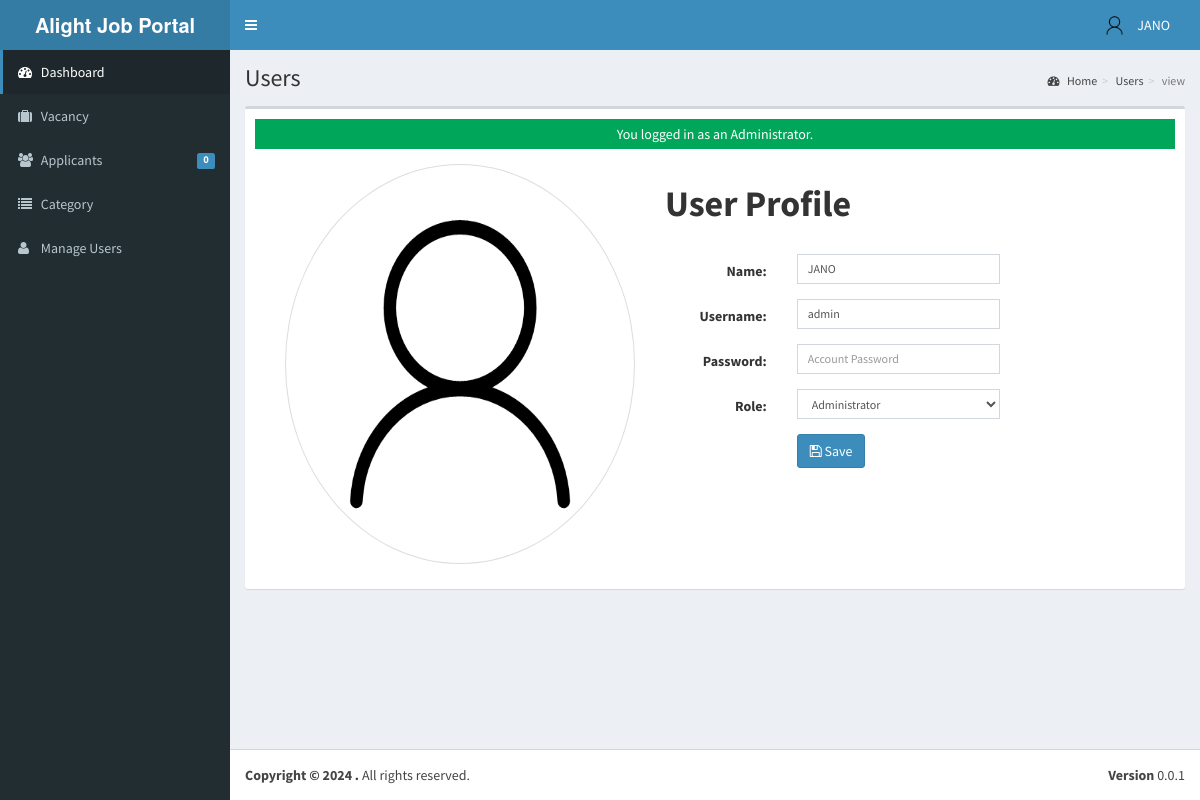
/admin/user/index.php?view=view&id=00018 (signed in), run on an earlier commit of the app's database.
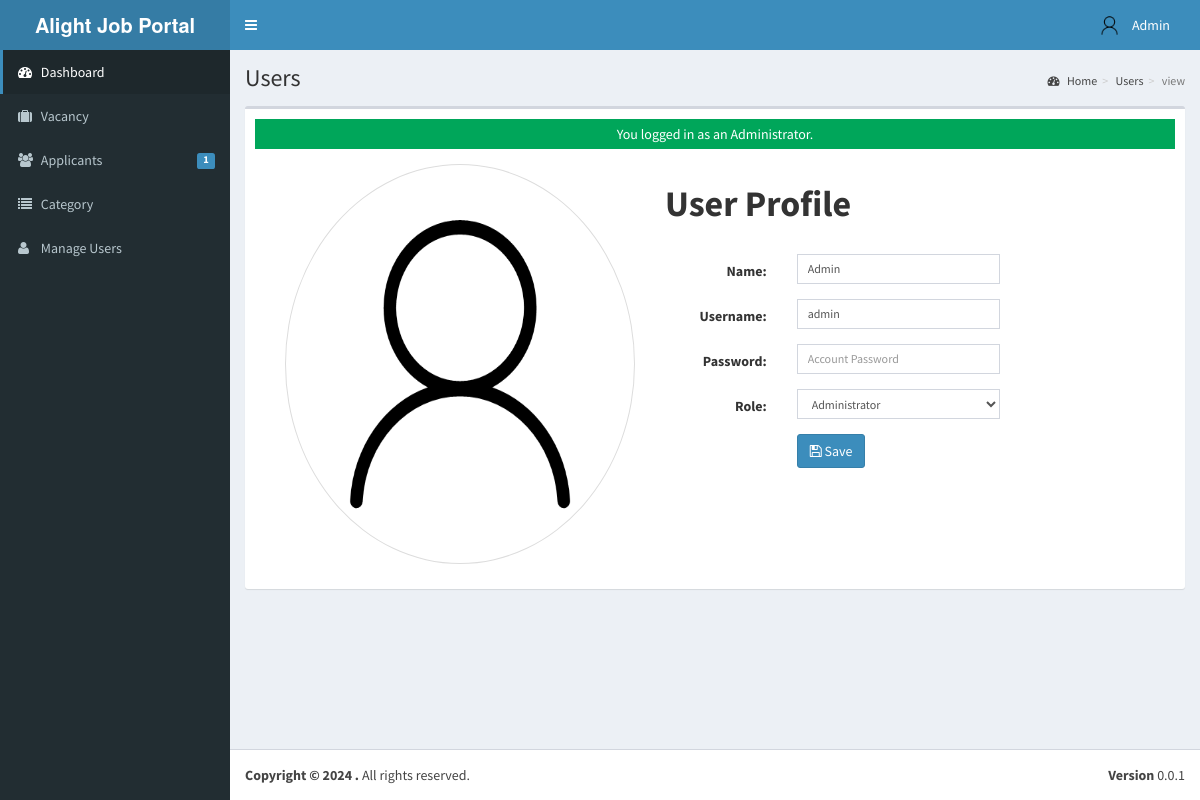
And on a later commit of the database.
### tables this page shows
CREATE TABLE `tblusers` (
  `USERID` varchar(30) NOT NULL,
  `FULLNAME` varchar(40) NOT NULL,
  `USERNAME` varchar(90) NOT NULL,
  `PASS` varchar(90) NOT NULL,
  `ROLE` varchar(30) NOT NULL,
  `PICLOCATION` varchar(255) NOT NULL
);

### admin/user/index.php (called while the page is built, shortened)
<?php
require_once("../../include/initialize.php");
 $title="Users";
require_once ("../theme/templates.php");
?>

### include/database.php (called while the page is built, shortened)
<?php
class Database {
	var $query = '';
	public $conn;
	public function open_connection() {
		try {
		$this->conn = new PDO("mysql:host=".server.";dbname=".database_name. "", user,pass);
		$this->conn->setAttribute(PDO::ATTR_ERRMODE, PDO::ERRMODE_EXCEPTION);
		}catch(PDOException $e){
			echo "Problem in database connection! Contact administrator!". $e->getMessage();
		}
	}
	function setQuery($sql='') {
		try {
		   $this->sql_string=$sql;
			$this->query = $this->conn->prepare($this->sql_string);
			$this->query->execute();
		  } catch (PDOException $e) {
		    echo "Failed to get query handle: " . $e->getMessage() . "\n";
		    exit;
		  }
	}
	function loadSingleResult() {
		$results = $this->query->fetch(PDO::FETCH_OBJ);
		return $results;
	}
}
$mydb = new Database();
?>

### include/accounts.php (called while the page is built, shortened)
<?php
require_once(LIB_PATH.DS.'database.php');
class User {
	protected static  $tblname = "tblusers";
	function single_user($id=""){
			global $mydb;
			$mydb->setQuery("SELECT * FROM ".self::$tblname."
				Where USERID= '{$id}' LIMIT 1");
			$cur = $mydb->loadSingleResult();
			return $cur;
	}
}
?>

### include/function.php (called while the page is built, shortened)
<?php
function currentpage(){
		$this_page = $_SERVER['SCRIPT_NAME'];
	    $bits = explode('/',$this_page);
		 return $bits[3];
	}
		?>

### admin/user/view.php (the view, shortened to what the changed rows need)
<?php
  @$USERID = $_SESSION['ADMIN_USERID'];
  $user = New User();
  $singleuser = $user->single_user($USERID);
  ?>
<div class="container">
<div class="panel-body inf-content">
    <div class="row">
        <div class="col-md-6">
            <h1><strong>User Profile</strong></h1><br>
             <form class="form-horizontal span6" action="controller.php?action=edit&view=" method="POST">
                  <div class="form-group">
                    <div class="col-md-8">
                      <div class="col-md-8">
                         <input class="form-control input-sm" id="U_NAME" name="U_NAME" placeholder=
                            "Account Name" type="text" value="<?php echo $singleuser->FULLNAME; ?>">
                      </div>
                    </div>
                  </div>
                  <div class="form-group">
                    <div class="col-md-8">
                      <div class="col-md-8">
                         <input class="form-control input-sm" id="U_USERNAME" name="U_USERNAME" placeholder=
                            "Email Address" type="text" value="<?php echo $singleuser->USERNAME; ?>">
                      </div>
                    </div>
                  </div>
                  <div class="form-group">
                    <div class="col-md-8">
                      <div class="col-md-8">
                       <select class="form-control input-sm" name="U_ROLE" id="U_ROLE">
                          <option value="Administrator"  <?php echo ($singleuser->ROLE=='Administrator') ? 'selected="true"': '' ; ?>>Administrator</option>
                        </select>
                      </div>
                    </div>
                  </div>
        </form>
        </div>
    </div>
</div>
</div>

### admin/theme/templates.php (shortened to what the changed rows need)
<!DOCTYPE html>
<html>
    <head>
        <link rel="stylesheet" href="<?php echo web_root;?>bootstrap/css/bootstrap.min.css">
        <link rel="stylesheet" href="<?php echo web_root;?>plugins/font-awesome/css/font-awesome.min.css">
        <link rel="stylesheet" href="<?php echo web_root;?>dist/css/AdminLTE.min.css">
        <link rel="stylesheet" href="<?php echo web_root;?>dist/css/skins/_all-skins.min.css">
        <link rel="stylesheet" href="<?php echo web_root;?>plugins/iCheck/flat/blue.css">
        <link rel="stylesheet" href="<?php echo web_root;?>plugins/morris/morris.css">
        <link rel="stylesheet" href="<?php echo web_root;?>plugins/jvectormap/jquery-jvectormap-1.2.2.css">
        <link href="<?php echo web_root; ?>plugins/datepicker/bootstrap-datetimepicker.min.css" rel="stylesheet" media="screen">
        <link rel="stylesheet" href="<?php echo web_root;?>plugins/dataTables/jquery.dataTables.min.css">
        <link rel="stylesheet" href="<?php echo web_root;?>plugins/bootstrap-wysihtml5/bootstrap3-wysihtml5.min.css">
    </head>
 <body class="hold-transition skin-blue fixed sidebar-mini">
<div class="wrapper">
  <header class="main-header">
    <nav class="navbar navbar-static-top" role="navigation">
      <div class="navbar-custom-menu">
        <ul class="nav navbar-nav">
          <?php
              $user = New User();
              $singleuser = $user->single_user($_SESSION['ADMIN_USERID']);
          ?>
          <li class="dropdown user user-menu" style="padding-right: 15px;"  >
            <a href="#" class="dropdown-toggle" data-toggle="dropdown">
              <img src="<?php echo web_root.'admin/user/photos/user.png';?>" class="user-image" alt="User Image">
              <span class="hidden-xs"><?php echo $singleuser->FULLNAME; ?></span>
            </a>
          </li>
        </ul>
      </div>
    </nav>
  </header>
  <aside class="main-sidebar">
    <section class="sidebar">
      <ul class="sidebar-menu">
        <li class="<?php echo (currentpage() == 'applicants') ? "active" : false;?>" >
          <a href="<?php echo web_root ;?>admin/applicants/">
            <i class="fa fa-users"></i> <span>Applicants</span>
            <span class="label label-primary pull-right">
              <?php
                $sql = "SELECT count(*) as 'APPL' FROM `tbljobregistration` WHERE `PENDINGAPPLICATION`=1";
                $mydb->setQuery($sql);
                $pending = $mydb->loadSingleResult();
                echo $pending->APPL;
              ?>
            </span>
          </a>
        </li>
      </ul>
    </section>
  </aside>
  <div class="content-wrapper">
  <section class="content-header">
      <h1>
        <?php echo isset($title) ? $title : ''; ?>
      </h1>
    </section>
         <section class="content">
          <div class="row">
            <div class="col-xs-12">
              <div class="box">
                <div class="box-body">
              <?php
               require_once $content;
               ?>
             </div>
             </div>
           </div>
         </div>
         </section>
 </div>
    </body>
</html>

What changed in the data, as far as the page shows it:
changed tblusers "admin": FULLNAME "JANO" → "Admin"; U_NAME "JANO" → "Admin"
Also different on the page:
$pending->APPL: "0" → "1"
